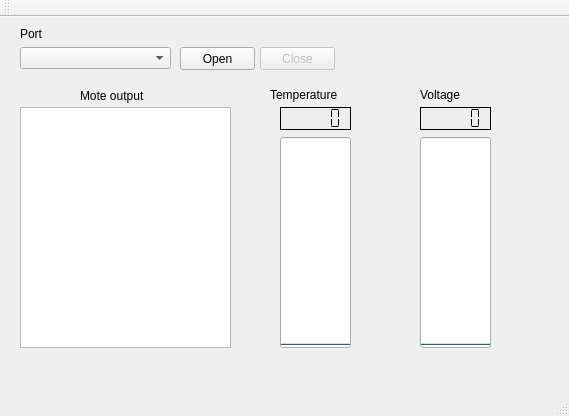
<?xml version="1.0" encoding="UTF-8"?>
<ui version="4.0">
 <class>MainWindow</class>
 <widget class="QMainWindow" name="MainWindow">
  <property name="geometry">
   <rect>
    <x>0</x>
    <y>0</y>
    <width>569</width>
    <height>416</height>
   </rect>
  </property>
  <property name="windowTitle">
   <string>MainWindow</string>
  </property>
  <widget class="QWidget" name="centralWidget">
   <widget class="QTextEdit" name="textEdit_Status">
    <property name="enabled">
     <bool>true</bool>
    </property>
    <property name="geometry">
     <rect>
      <x>20</x>
      <y>90</y>
      <width>211</width>
      <height>241</height>
     </rect>
    </property>
   </widget>
   <widget class="QComboBox" name="comboBox_Interface">
    <property name="geometry">
     <rect>
      <x>20</x>
      <y>30</y>
      <width>151</width>
      <height>22</height>
     </rect>
    </property>
   </widget>
   <widget class="QLabel" name="label">
    <property name="geometry">
     <rect>
      <x>20</x>
      <y>10</y>
      <width>46</width>
      <height>13</height>
     </rect>
    </property>
    <property name="text">
     <string>Port</string>
    </property>
   </widget>
   <widget class="QPushButton" name="pushButton_open">
    <property name="geometry">
     <rect>
      <x>180</x>
      <y>30</y>
      <width>75</width>
      <height>23</height>
     </rect>
    </property>
    <property name="text">
     <string>Open</string>
    </property>
   </widget>
   <widget class="QPushButton" name="pushButton_close">
    <property name="enabled">
     <bool>false</bool>
    </property>
    <property name="geometry">
     <rect>
      <x>260</x>
      <y>30</y>
      <width>75</width>
      <height>23</height>
     </rect>
    </property>
    <property name="text">
     <string>Close</string>
    </property>
   </widget>
   <widget class="QLCDNumber" name="lcdNumber_light">
    <property name="geometry">
     <rect>
      <x>280</x>
      <y>90</y>
      <width>71</width>
      <height>23</height>
     </rect>
    </property>
    <property name="frameShape">
     <enum>QFrame::Box</enum>
    </property>
    <property name="frameShadow">
     <enum>QFrame::Plain</enum>
    </property>
    <property name="segmentStyle">
     <enum>QLCDNumber::Flat</enum>
    </property>
   </widget>
   <widget class="QLabel" name="label_light">
    <property name="geometry">
     <rect>
      <x>270</x>
      <y>70</y>
      <width>91</width>
      <height>16</height>
     </rect>
    </property>
    <property name="text">
     <string>Temperature</string>
    </property>
   </widget>
   <widget class="QProgressBar" name="progressBar_light">
    <property name="geometry">
     <rect>
      <x>280</x>
      <y>120</y>
      <width>71</width>
      <height>211</height>
     </rect>
    </property>
    <property name="maximum">
     <number>40</number>
    </property>
    <property name="value">
     <number>0</number>
    </property>
    <property name="textVisible">
     <bool>false</bool>
    </property>
    <property name="orientation">
     <enum>Qt::Vertical</enum>
    </property>
    <property name="invertedAppearance">
     <bool>false</bool>
    </property>
   </widget>
   <widget class="QLabel" name="label_2">
    <property name="geometry">
     <rect>
      <x>80</x>
      <y>70</y>
      <width>101</width>
      <height>17</height>
     </rect>
    </property>
    <property name="text">
     <string>Mote output</string>
    </property>
   </widget>
   <widget class="QProgressBar" name="progressBar_light_2">
    <property name="geometry">
     <rect>
      <x>420</x>
      <y>120</y>
      <width>71</width>
      <height>211</height>
     </rect>
    </property>
    <property name="maximum">
     <number>40</number>
    </property>
    <property name="value">
     <number>0</number>
    </property>
    <property name="textVisible">
     <bool>false</bool>
    </property>
    <property name="orientation">
     <enum>Qt::Vertical</enum>
    </property>
    <property name="invertedAppearance">
     <bool>false</bool>
    </property>
   </widget>
   <widget class="QLCDNumber" name="lcdNumber_light_2">
    <property name="geometry">
     <rect>
      <x>420</x>
      <y>90</y>
      <width>71</width>
      <height>23</height>
     </rect>
    </property>
    <property name="frameShape">
     <enum>QFrame::Box</enum>
    </property>
    <property name="frameShadow">
     <enum>QFrame::Plain</enum>
    </property>
    <property name="segmentStyle">
     <enum>QLCDNumber::Flat</enum>
    </property>
   </widget>
   <widget class="QLabel" name="label_light_2">
    <property name="geometry">
     <rect>
      <x>420</x>
      <y>70</y>
      <width>91</width>
      <height>16</height>
     </rect>
    </property>
    <property name="text">
     <string>Voltage</string>
    </property>
   </widget>
  </widget>
  <widget class="QMenuBar" name="menuBar">
   <property name="geometry">
    <rect>
     <x>0</x>
     <y>0</y>
     <width>569</width>
     <height>24</height>
    </rect>
   </property>
  </widget>
  <widget class="QToolBar" name="mainToolBar">
   <attribute name="toolBarArea">
    <enum>TopToolBarArea</enum>
   </attribute>
   <attribute name="toolBarBreak">
    <bool>false</bool>
   </attribute>
  </widget>
  <widget class="QStatusBar" name="statusBar"/>
 </widget>
 <layoutdefault spacing="6" margin="11"/>
 <resources/>
 <connections/>
</ui>
